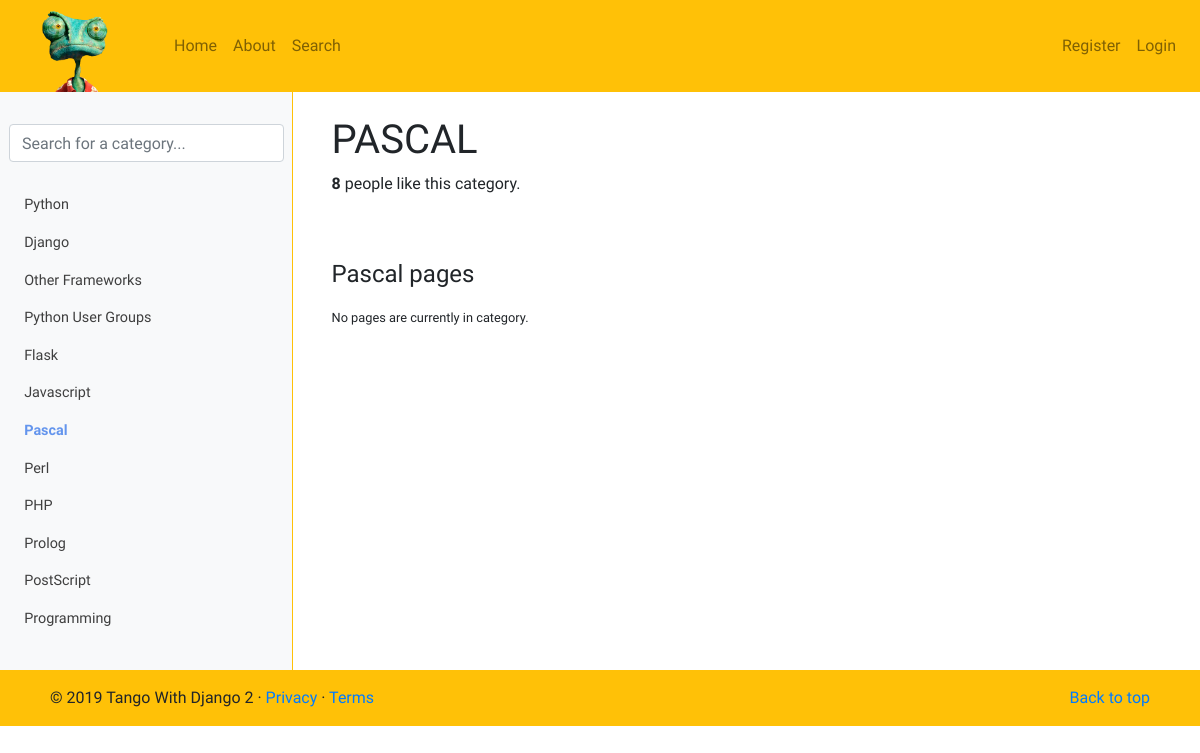
The app's page /rango/category/pascal/, older data.
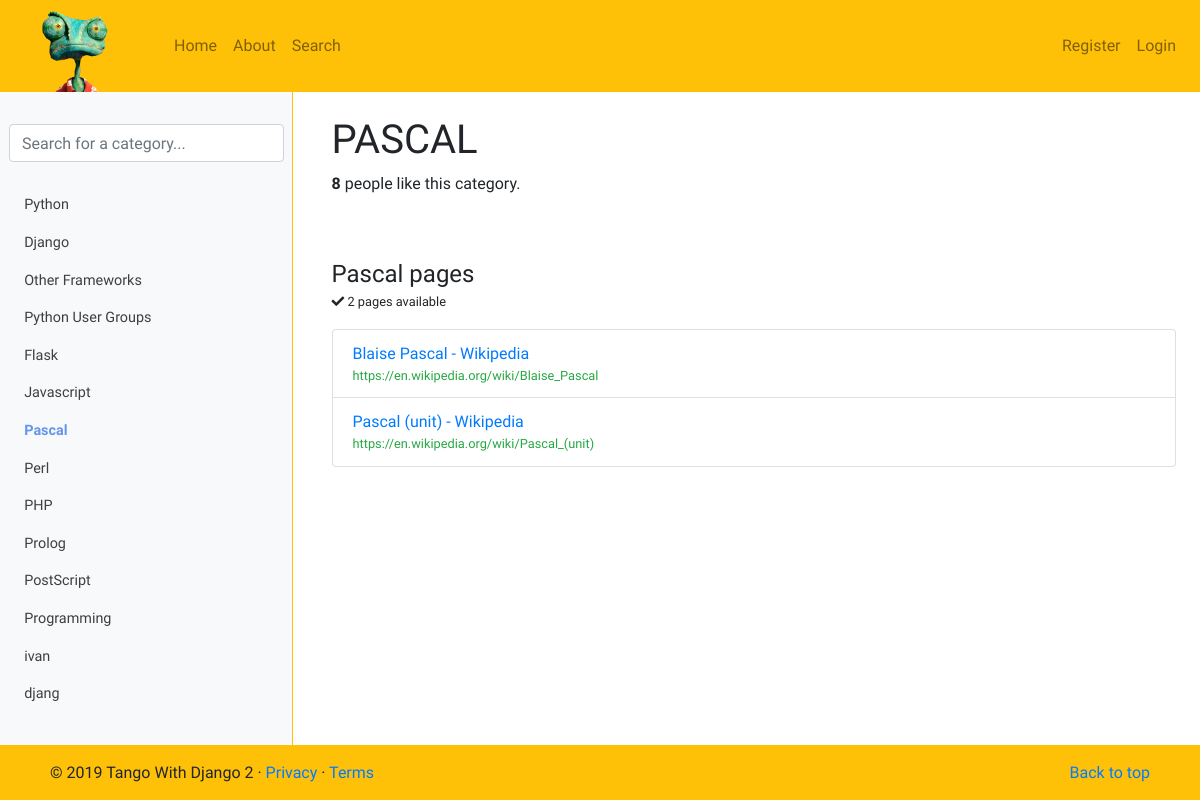
The same page, newer data.
### rango/models.py (models this page shows, shortened)
class Category(models.Model):
    name = models.CharField(max_length=128, unique=True)
    views = models.IntegerField(default=0)
    likes = models.IntegerField(default=0)
    slug = models.SlugField(unique=True)
    class Meta:
        verbose_name_plural = 'Categories'

class Page(models.Model):
    category = models.ForeignKey(Category, on_delete=models.CASCADE)
    title = models.CharField(max_length=128)
    url = models.URLField()
    views = models.IntegerField(default=0)

### rango/views.py (the view)
# urls.py: path('category/<slug:category_name_slug>/',views.show_category, name='show_category'),
def show_category(request, category_name_slug):
    context_dict = {}
    try:
        category = Category.objects.get(slug=category_name_slug)
        pages = Page.objects.filter(category=category).order_by('-views')
        context_dict['pages'] = pages
        context_dict['category'] = category
    except Category.DoesNotExist:
        context_dict['category'] = None
        context_dict['pages'] = None
    context_dict['query'] = category.name
    result_list = []
    if request.method == 'POST':
        query = request.POST['query'].strip()
        if query:
            result_list = run_query(query)
            context_dict['query'] = query
            context_dict['result_list'] = result_list
    return render(request, 'rango/category.html', context_dict)

### rango/templatetags/rango_template_tags.py (called while the page is built)
@register.inclusion_tag('rango/cats.html')
def get_category_list(cat=None):
    return {'cats': Category.objects.all(), 'act_cat': cat}

### templates/rango/category.html (shortened to what this page needs)
{% extends 'rango/base.html' %}
{% load staticfiles %}
{% block body_block %}
    {% if category %}
        <div class="container-fluid pt-4 pb-3">
            <h1 class="m-0 mb-2">{% filter upper %}{{ category.name }}{% endfilter %}</h1>
            <strong id="like_count">{{ category.likes }}</strong> people like this category.
        </div>
        <div class="container-fluid mt-5 mb-2">
            <h4 class="m-0">{{ category.name }} pages</h4>
            <small>
            {% if pages|length == 1 %}
                <i class="fas fa-check"></i> {{ pages|length }} page available
            {% elif pages|length > 1 %}
                <i class="fas fa-check"></i> {{ pages|length }} pages available
            {% endif %}
            </small>
            <ul id="pages" class="p-0 mt-3">
            {% if pages %}
                {% for page in pages %}
                    <li class="list-group-item">
                        <a href="{% url 'rango:goto' %}?page_id={{ page.id }}">{{ page.title }}</a>
                        <small class="d-block text-success">{{ page.url }}</small>
                    </li>
                {% endfor %}
            {% else %}
            <small>
                    No pages are currently in category.
                    <div class="my-5 py-5"></div>
                    <div class="my-5 py-5"></div>
            </small>
            {% endif %}
            </ul>
        </div>
    {% else %}
        The specified category does not exist!
    {% endif %}
{% endblock %}

### templates/rango/cats.html (shortened to what this page needs)
<div id="catlst" class="mb-4 d-lg-block d-none">
    <ul class="nav flex-column">
        {% if cats %}
            {% for c in cats %}
                {% if c == act_cat %}
                    <li class="nav-item">
                        <a class="nav-link active" href="{% url 'rango:show_category' c.slug %}">
                            &nbsp;&nbsp;{{ c.name }}
                        </a>
                    </li>
                {% else %}
                    <li class="nav-item">
                        <a class="nav-link" href="{% url 'rango:show_category' c.slug %}">
                            &nbsp;&nbsp;{{ c.name }}
                        </a>
                    </li>
                {% endif %}
            {% endfor %}
        {% else %}
            <li class="nav-item">No Categories Yet!</li>
        {% endif %}
    </ul>
</div>

Row changes from the older to the newer data that the page shows:
added Category: name "ivan"
added Category: name "djang"
added Page: title "Blaise Pascal - Wikipedia", url "https://en.wikipedia.org/wiki/Blaise_Pascal"
added Page: title "Pascal (unit) - Wikipedia", url "https://en.wikipedia.org/wiki/Pascal_(unit)"
Text that changed along with them:
{{ pages|length }}: (not shown) → "2"
text no longer shown: "No pages are currently in category."
text now shown: "pages available"
